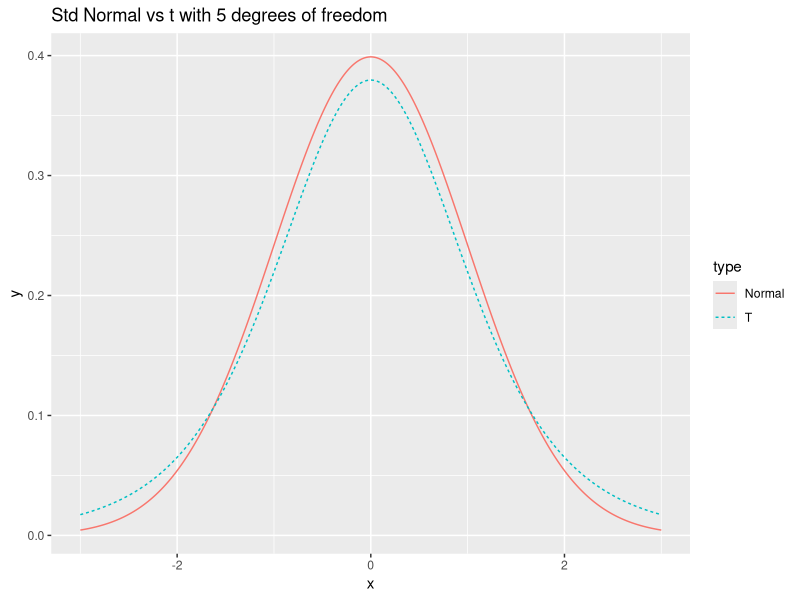

This chart was generated by the following R code:
## ---- chunk 1
    library(ggplot2)
    df <- 5
    N <- 1000
    x.grid <- seq(-3, 3, length=N)
    data <- data.frame( 
      x = c(x.grid, x.grid),
      y = c(dnorm(x.grid), dt(x.grid, df)),
      type = c( rep('Normal',N), rep('T',N) ) )
    
    # make a nice graph
    myplot <- ggplot(data, aes(x=x, y=y, color=type, linetype=type)) +
      geom_line() +
      labs(title = paste('Std Normal vs t with', df, 'degrees of freedom'))
    
    # actually print the nice graph we made
    print(myplot) 
